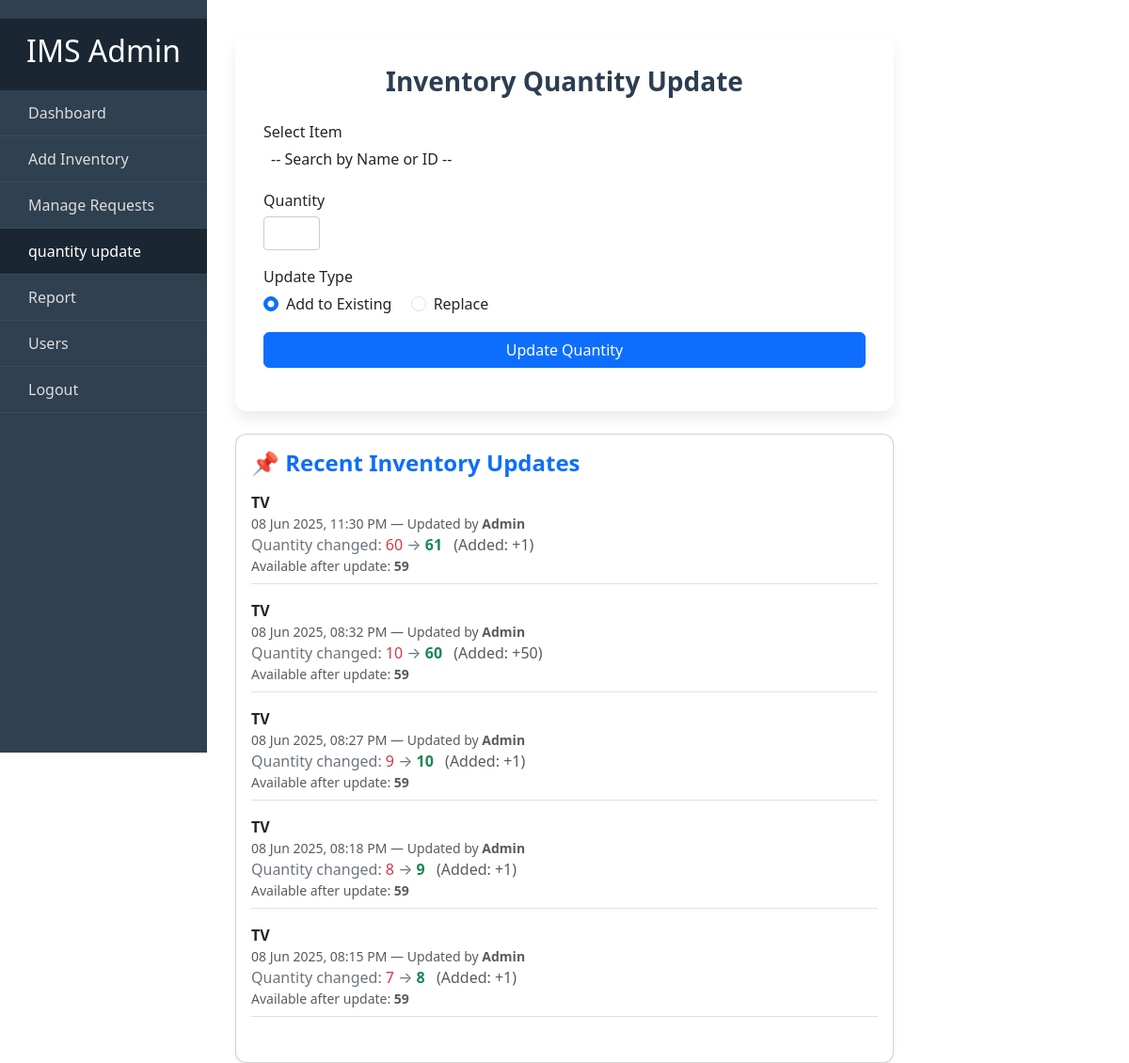
The app's page /admin/quantity_update.php with its own data.
### tables this page shows
CREATE TABLE `inventory_quantity_log` (
  `id` int(11) NOT NULL,
  `inventory_id` int(11) NOT NULL,
  `old_quantity` int(11) NOT NULL,
  `new_quantity` int(11) NOT NULL,
  `changed_by` varchar(100) DEFAULT NULL,
  `changed_at` datetime NOT NULL
);

CREATE TABLE `inventory` (
  `id` int(11) NOT NULL,
  `item_name` varchar(255) NOT NULL,
  `description` text DEFAULT NULL,
  `quantity` int(11) NOT NULL DEFAULT 0,
  `created_at` timestamp NOT NULL DEFAULT current_timestamp(),
  `updated_at` timestamp NOT NULL DEFAULT current_timestamp() ON UPDATE current_timestamp(),
  `image_path` varchar(255) DEFAULT NULL
);

### admin/quantity_update.php (the view, shortened to what this page needs)
<?php
include '../config/db.php';
include '../sidebar.php';
$latestLogs = [];
$logSql = "
    SELECT
        log.*,
        inv.item_name,
        inv.quantity,
        COALESCE(SUM(r.approved_quantity), 0) AS approved_qty
    FROM inventory_quantity_log log
    JOIN inventory inv ON log.inventory_id = inv.id
    LEFT JOIN requests r ON r.item_id = inv.id AND r.status = 'approved'
    GROUP BY log.id
    ORDER BY log.changed_at DESC
    LIMIT 5
";
$logResult = $conn->query($logSql);
while ($row = $logResult->fetch_assoc()) {
    $latestLogs[] = $row;
}
?>
<!DOCTYPE html>
<html lang="en">
<head>
    <link rel="stylesheet" href="../admin/admin-style.css">
    <link rel="stylesheet" href="https://cdn.jsdelivr.net/npm/bootstrap@5.3.0/dist/css/bootstrap.min.css">
    <link href="https://cdn.jsdelivr.net/npm/select2@4.1.0-rc.0/dist/css/select2.min.css" rel="stylesheet" />
</head>
<body>
<div class="inventory-update-container">
    <div class="card-custom mb-4">
        <h3 class="text-center mb-4">Inventory Quantity Update</h3>
        <form method="POST" action="">
        <div class="mb-3">
    <label class="form-label">Select Item</label>
</div>
            <div class="mb-3">
                <label class="form-label">Quantity</label>
                <input type="number" class="form-control" name="new_quantity" min="0" required oninput="updatePreview()">
            </div>
            <div class="mb-3">
                <label class="form-label">Update Type</label><br>
                <div class="form-check form-check-inline">
                    <input class="form-check-input" type="radio" name="update_type" value="add" checked onchange="updatePreview()">
                    <label class="form-check-label">Add to Existing</label>
                </div>
                <div class="form-check form-check-inline">
                    <input class="form-check-input" type="radio" name="update_type" value="replace" onchange="updatePreview()">
                    <label class="form-check-label">Replace</label>
                </div>
            </div>
            <button type="submit" class="btn btn-primary w-100">Update Quantity</button>
        </form>
    </div>
    <div class="card card-custom shadow-sm rounded-lg p-3 mb-4">
    <h4 class="mb-3 text-primary">📌 Recent Inventory Updates</h4>
    <?php if (!empty($latestLogs)): ?>
        <ul class="list-unstyled">
            <?php foreach ($latestLogs as $log): ?>
                <?php
                    $added_quantity = $log['new_quantity'] - $log['old_quantity'];
                    $added_quantity_display = $added_quantity > 0 ? "+$added_quantity" : $added_quantity;
                    $available_after_update = $log['quantity'] - $log['approved_qty'];
                ?>
                <li class="mb-3 border-bottom pb-2">
                    <div class="fw-bold text-dark"><?= htmlspecialchars($log['item_name']) ?></div>
                    <small class="text-muted">
                        <?= date('d M Y, h:i A', strtotime($log['changed_at'])) ?> —
                        Updated by <strong><?= htmlspecialchars($log['changed_by']) ?></strong>
                    </small><br>
                    <span class="text-secondary d-block">
                        Quantity changed:
                        <span class="text-danger"><?= $log['old_quantity'] ?></span> →
                        <span class="text-success fw-semibold"><?= $log['new_quantity'] ?></span>
                        <span class="ms-2 text-muted">(Added: <?= $added_quantity_display ?>)</span>
                    </span>
                    <div class="text-muted small">
                        Available after update: <strong><?= $available_after_update ?></strong>
                    </div>
                </li>
            <?php endforeach; ?>
        </ul>
    <?php else: ?>
        <div class="text-muted">No recent updates available.</div>
    <?php endif; ?>
</div>
</div>
</body>
</html>

### admin/admin-style.css (style rules this page uses)
body { font-family: 'Segoe UI', Tahoma, Geneva, Verdana, sans-serif; background: #f4f6f9; margin: 0; }
.card { background: #fff; padding: 20px; border-radius: 12px; box-shadow: 0 2px 6px rgba(0,0,0,0.1); transition: transform 0.3s ease; }
body { margin: 0; display: flex; font-family: 'Segoe UI', Tahoma, Geneva, Verdana, sans-serif; }
body { font-family: Arial, sans-serif; background-color: #f4f6f9; margin: 0; padding: 0; }
.btn { padding: 6px 12px; font-size: 14px; border: none; border-radius: 3px; cursor: pointer; text-decoration: none; display: inline-block; }
body { font-family: Arial, sans-serif; background:#f5f7fa; margin:0; padding:0; }
.btn { padding: 6px 12px; border: none; border-radius: 4px; text-decoration: none; cursor: pointer; font-size: 14px; }
input[type="number"] { width: 60px; padding: 5px; border-radius: 4px; border: 1px solid #ccc; }

### admin/quantity_update.php (style rules this page uses)
.inventory-update-container { width: 700px; margin: 40px auto; }
.card-custom { background: #fff; padding: 30px; border-radius: 12px; box-shadow: 0 8px 16px rgba(0, 0, 0, 0.08); }
h3, h4 { font-weight: 600; color: #2c3e50; }
label.form-label { font-weight: 500; margin-bottom: 5px; }

### records on screen
inventory_quantity_log: inventory.item_name "TV", changed_at "08 Jun 2025, 11:30 PM", changed_by "Admin", old_quantity "60", new_quantity "61", added_quantity_display "+1", available_after_update "59"
inventory_quantity_log: inventory.item_name "TV", changed_at "08 Jun 2025, 08:32 PM", changed_by "Admin", old_quantity "10", new_quantity "60", added_quantity_display "+50", available_after_update "59"
inventory_quantity_log: inventory.item_name "TV", changed_at "08 Jun 2025, 08:27 PM", changed_by "Admin", old_quantity "9", new_quantity "10", added_quantity_display "+1", available_after_update "59"
inventory_quantity_log: inventory.item_name "TV", changed_at "08 Jun 2025, 08:18 PM", changed_by "Admin", old_quantity "8", new_quantity "9", added_quantity_display "+1", available_after_update "59"
inventory_quantity_log: inventory.item_name "TV", changed_at "08 Jun 2025, 08:15 PM", changed_by "Admin", old_quantity "7", new_quantity "8", added_quantity_display "+1", available_after_update "59"
